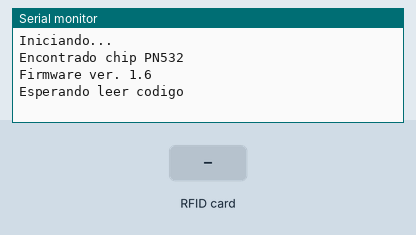
This sketch was run on a simulated Arduino Leonardo, built with avr-gcc and run on an emulated ATmega32U4. On the bench: the last lines printed to the serial monitor. The inputs (shaded band) are chosen by the test bench. USB keyboard and mouse output is not drawn.

Above: at 1.2 s.
1.3 s: RFID card 5E 7A 19 C4 held to the reader
At 1.7 s:
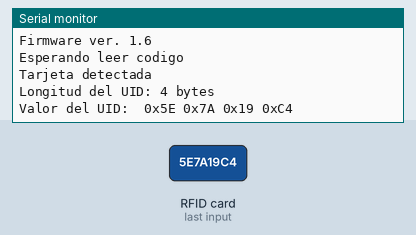
At 2.5 s:
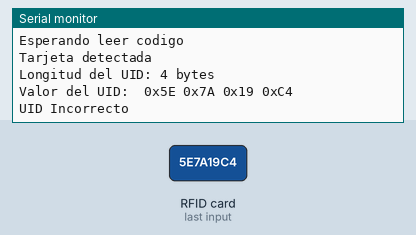

The sketch:

nfc_win_unlock.ino
```cpp
// (licence header left out)
#include <Wire.h>
#include <PN532_I2C.h> https://github.com/elechouse/PN532
#include <PN532.h>
#include <NfcAdapter.h>
#include <Keyboard.h>

//inicializamos el PN535 en modo i2c
PN532_I2C pn532i2c(Wire);
PN532 nfc(pn532i2c);

void setup() {

  Serial.begin(115200);
  Serial.println("Iniciando...");

  //inicializamos lector NFC
  nfc.begin();
  uint32_t versiondata = nfc.getFirmwareVersion();
  if (! versiondata) {
    Serial.print("Lector NFC no detectado");
    while (1); // halt
  }

  // Lector NFC detectado. Mostrar versión del firmware.
  Serial.print("Encontrado chip PN5"); Serial.println((versiondata >> 24) & 0xFF, HEX);
  Serial.print("Firmware ver. "); Serial.print((versiondata >> 16) & 0xFF, DEC);
  Serial.print('.'); Serial.println((versiondata >> 8) & 0xFF, DEC);
  nfc.setPassiveActivationRetries(0xFF);
  nfc.SAMConfig();
  Serial.println("Esperando leer codigo");
  Keyboard.begin();
}

void loop() {

  // Detectando posibles tarjetas
  boolean success;
  uint8_t uid[] = { 0, 0, 0, 0, 0, 0, 0 };  // Buffer para almacenar el UID leído
  uint8_t uidLength;                        // Longitud del UID
  success = nfc.readPassiveTargetID(PN532_MIFARE_ISO14443A, &uid[0], &uidLength);

  // Si detectamos una tarjeta o tag NFC mostraremos su UID
  if (success) {
    Serial.println("Tarjeta detectada");
    Serial.print("Longitud del UID: "); Serial.print(uidLength, DEC); Serial.println(" bytes");
    Serial.print("Valor del UID: ");
    for (uint8_t i = 0; i < uidLength; i++)
    {
      Serial.print(" 0x"); Serial.print(uid[i], HEX);
    }
    Serial.println("");
    // Pausa de medio segundo
    delay(500);
  }
  else
  {
    // Si no se detecta una tarjeta o llavero saldrá este texto de forma contínua en el monitor serie. Es normal.
    Serial.println("Esperando a que se acerque una tarjeta o llavero");
  }


  // ESTABLECER AQUÍ TU UID DEL LLAVERO (lo verás en el monitor serie al acercar un llavero)
  if (uid[0] == 0x29 &&
      uid[1] == 0xA9 &&
      uid[2] == 0xA0 &&
      uid[3] == 0x2) {
    Serial.println("UID Correcto");

    // ESTABLECER AQUÍ EL PIN DE DESBLOQUEO DE WINDOWS
    Serial.println("Escribiendo el PIN del PC...");
    Keyboard.print(" "); // Simulamos presionar la tecla espacio para despertar el PC
    delay(1000);
    Keyboard.print("1234"); //Cambiar este número por tu PIN de Windows
    delay(1000);
    Keyboard.write(10);


    // ESTABLECER AQUÍ TU UID DE LA TARJETA (lo verás en el monitor serie al acercar una tarjeta)
  }
  else if (uid[0] == 0xE9 &&
           uid[1] == 0x41 &&
           uid[2] == 0xC5 &&
           uid[3] == 0x56) {
    Serial.println("UID Correcto");

    // ESTABLECER AQUÍ LA CONTRASEÑA DEL KEEP PASS, CORREO, ETC...
    Serial.println("Escribiendo contraseña de la APP...");
    Keyboard.print("PASS"); //Cambiar esto por tu contraseña habitual
    delay(1000);
    Keyboard.write(10);
  }
  else {
    Serial.println("UID Incorrecto"); // Si no se detecta una tarjeta o llavero o es incorrecto su UID saldrá este texto.
    //delay(500);
    return;
  }
  delay(500);
}
```

Measured:
- after the input at 1.3 s, the serial monitor: prints a new line at once (image 1)
